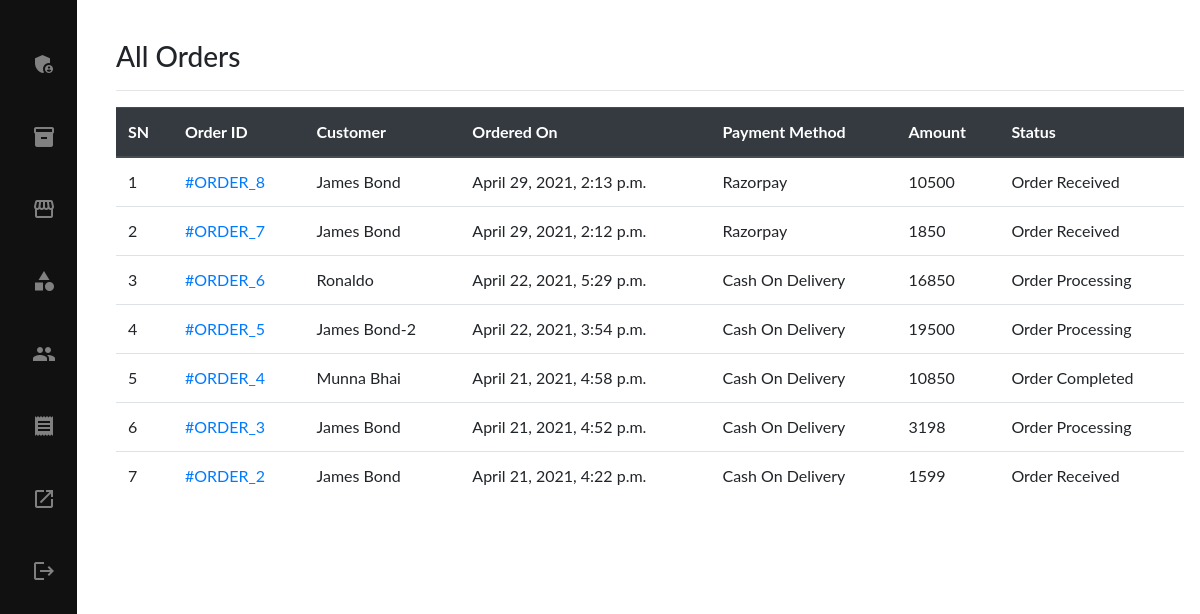
/admin-order-list (signed in), run on the app's committed database.
### main/models.py (models this page shows, shortened)
class Order(models.Model):
    cart = models.OneToOneField(Cart, on_delete=models.CASCADE)
    ordered_by = models.CharField(max_length=200)
    shipping_address = models.CharField(max_length=200)
    mobile = models.CharField(max_length=10)
    email = models.EmailField(null=True, blank=True)
    subtotal = models.PositiveIntegerField()
    discount = models.PositiveIntegerField()
    total = models.PositiveIntegerField()
    order_status = models.CharField(max_length=50, choices=ORDER_STATUS)
    created_at = models.DateTimeField(auto_now_add=True)
    payment_method = models.CharField(max_length=20, choices=METHOD, default="Cash On Delivery")
    payment_completed = models.BooleanField(default=False)

### main/views.py (the view)
# urls.py: path("admin-order-list", AdminOrderListView.as_view(), name="adminOrderList"),
class AdminOrderListView(AdminRequiredMixin, ListView):
    template_name = "adminorderlist.html"
    queryset = Order.objects.all().order_by("-id")
    context_object_name = "allorders"

### main/template_context.py (called while the page is built)
def get_filters(request):
	cats=Product.objects.distinct().values('category__title','category__id')
	brands=Product.objects.distinct().values('brand__title','brand__id')
	colors=ProductAttribute.objects.distinct().values('color__title','color__id','color__color_code')
	sizes=ProductAttribute.objects.distinct().values('size__title','size__id')
	data={
		'cats':cats,
		'brands':brands,
		'colors':colors,
		'sizes':sizes,
	}
	return data

### main/views.py (called while the page is built)
    def dispatch(self, request, *args, **kwargs):
        if request.user.is_authenticated and request.user.is_superuser:
            pass
        else:
            return redirect("/login/")
        return super().dispatch(request, *args, **kwargs)

### main/templates/adminorderlist.html (shortened to what this page needs)
{% extends 'adminbase3.html' %}
{% load humanize %}
{% block content %}
    <div class="row">
        <div class="col-md-12">
            <br/>
            <h3>All Orders</h3><hr>
            <table class="table table-hover">
                <thead class="thead-dark">
                    <tr>
                        <th>SN</th>
                        <th>Order ID </th>
                        <th>Customer</th>
                        <th>Ordered On</th>
                        <th>Payment Method</th>
                        <th>Amount</th>
                        <th>Status</th>
                    </tr>
                </thead>
                <tbody>
                    {% for order in allorders %}
                    <tr>
                        <td>{{forloop.counter}}</td>
                        <td><a href="{% url 'adminOrderDetails' order.id %}">#ORDER_{{order.id}}</a></td>
                        <td>{{order.ordered_by}}</td>
                        <td>{{order.created_at}}</td>
                        <td>{{order.payment_method}}</td>
                        <td>{{order.total}}</td>
                        <td>{{order.order_status}}</td>
                    </tr>
                    {% endfor %}
                </tbody>
            </table>
        </div>
</div>
{% endblock %}

### main/templates/adminbase3.html (style rules this page uses)
body { font-family: "Lato", sans-serif; }

### data on the page
Order: id "8", ordered_by "James Bond", created_at "April 29, 2021, 2:13 p.m.", payment_method "Razorpay", total "10500", order_status "Order Received"
Order: id "7", ordered_by "James Bond", created_at "April 29, 2021, 2:12 p.m.", payment_method "Razorpay", total "1850", order_status "Order Received"
Order: id "6", ordered_by "Ronaldo", created_at "April 22, 2021, 5:29 p.m.", payment_method "Cash On Delivery", total "16850", order_status "Order Processing"
Order: id "5", ordered_by "James Bond-2", created_at "April 22, 2021, 3:54 p.m.", payment_method "Cash On Delivery", total "19500", order_status "Order Processing"
Order: id "4", ordered_by "Munna Bhai", created_at "April 21, 2021, 4:58 p.m.", payment_method "Cash On Delivery", total "10850", order_status "Order Completed"
Order: id "3", ordered_by "James Bond", created_at "April 21, 2021, 4:52 p.m.", payment_method "Cash On Delivery", total "3198", order_status "Order Processing"
Order: id "2", ordered_by "James Bond", created_at "April 21, 2021, 4:22 p.m.", payment_method "Cash On Delivery", total "1599", order_status "Order Received"
